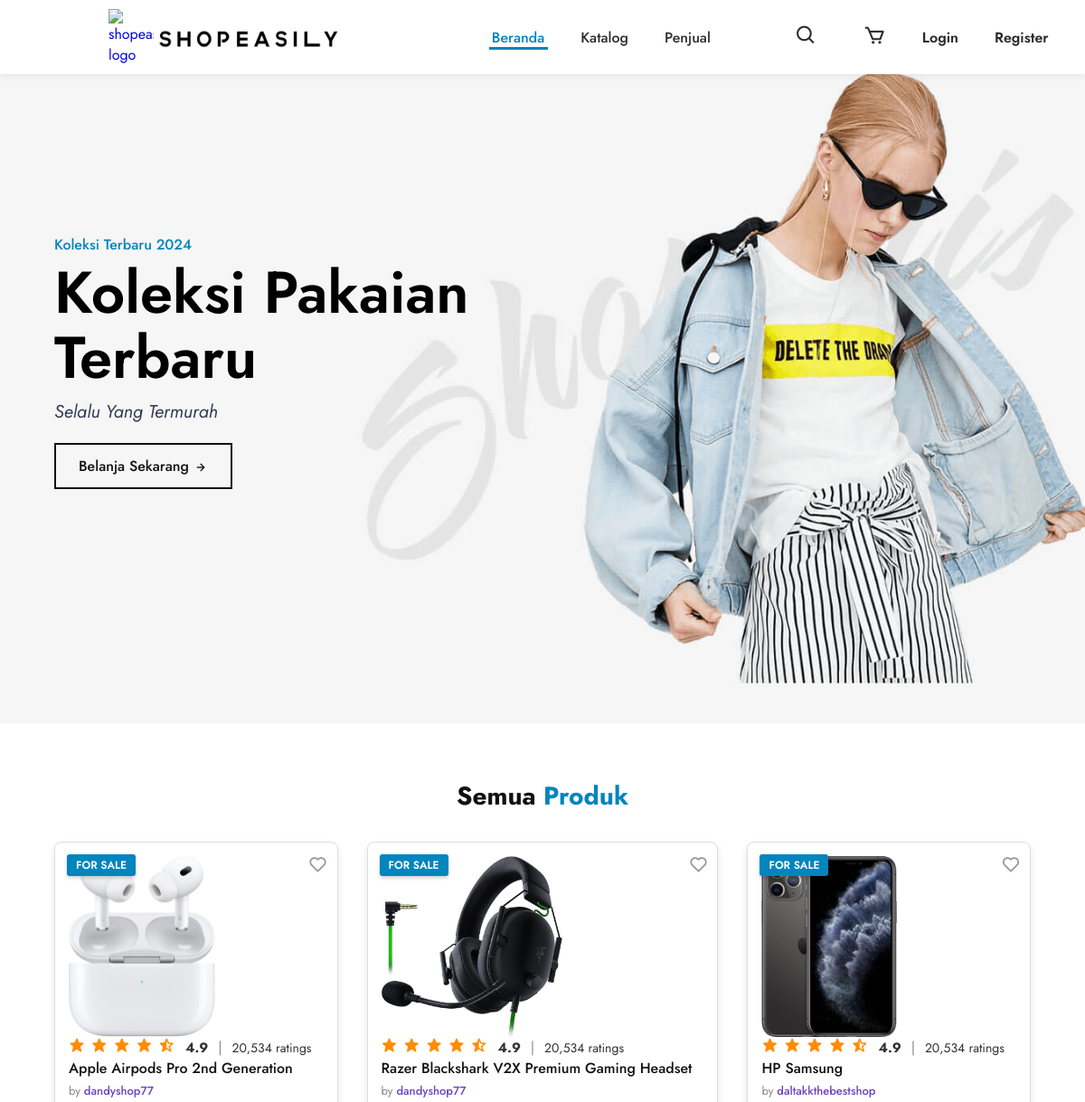
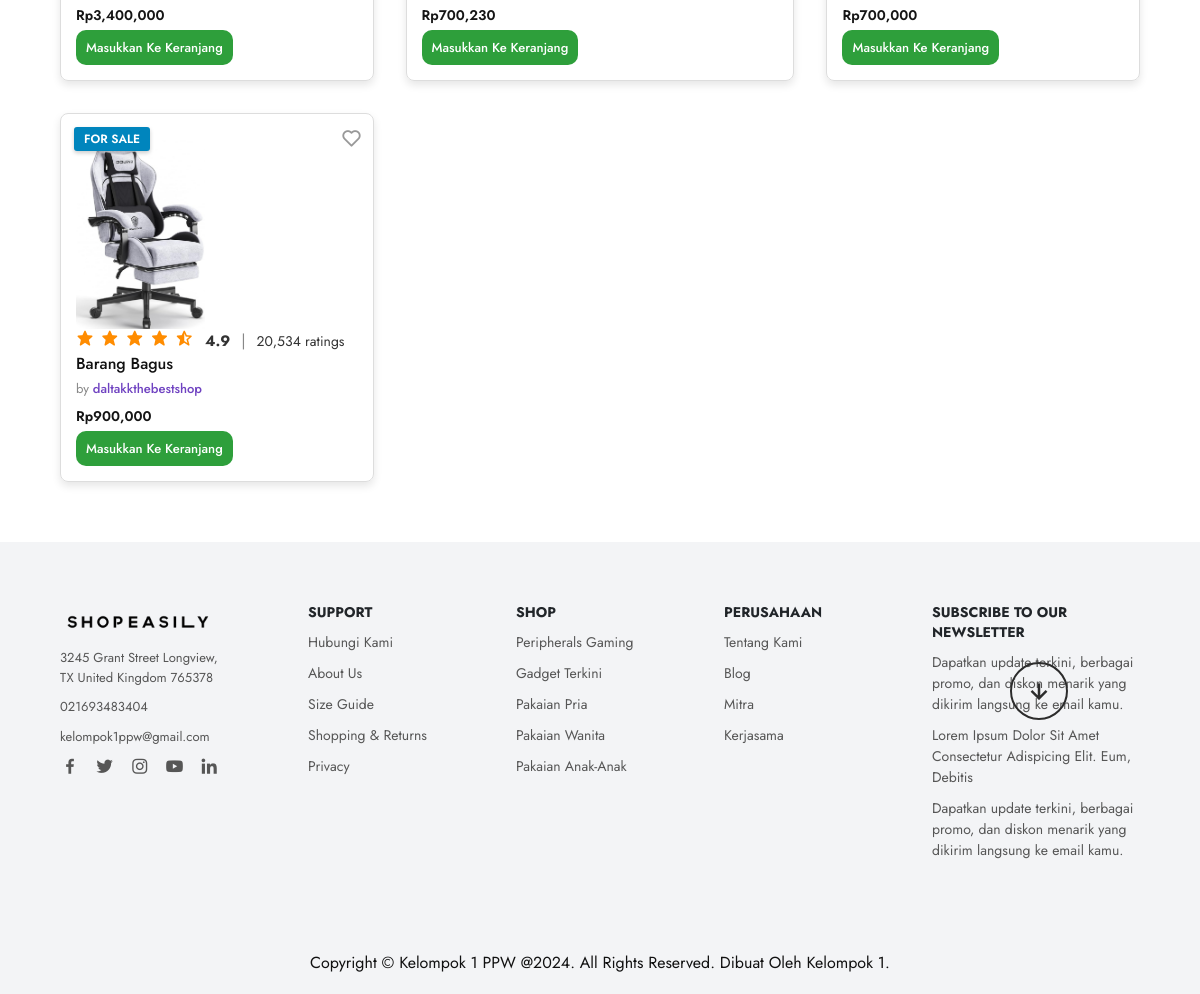
The page / on the database its author committed (2 pictures, top to bottom).
### tables this page shows
CREATE TABLE `produk` (
  `idProduk` smallint(50) NOT NULL,
  `kategoriProduk` varchar(200) NOT NULL,
  `namaPenjual` varchar(500) NOT NULL,
  `namaProduk` varchar(500) NOT NULL,
  `descProduk` varchar(500) NOT NULL,
  `hargaProduk` varchar(500) NOT NULL,
  `fotoProduk` varchar(500) NOT NULL,
  `quantity` smallint(50) NOT NULL
);

### database/database.php (called while the page is built, shortened)
<?php
function all_table($conn, $table, $search_term = "")
{
    $sql = "SELECT * FROM $table";
    $sql .= " ORDER BY idProduk ASC";
    $stmt = $conn->prepare($sql);
    $stmt->execute();
    $result = $stmt->get_result();
    if ($result && $result->num_rows > 0) {
        return $result->fetch_all(MYSQLI_ASSOC);
    } else {
        return [];
    }
}
?>

### index.php (the view, shortened to what this page needs)
<?php
include "database/database.php";
include "database/connect.php";
$data = all_table($conn, "produk");
?>
<!DOCTYPE html>
<html lang="en">
<head>
    <link rel="stylesheet" type="text/css" href="assets/css/index.css" />
    <link href='https://unpkg.com/boxicons@latest/css/boxicons.min.css' rel='stylesheet'>
    <link href="https://db.onlinewebfonts.com/c/48656eabd3fef6464367d956315c749a?family=Electronic+Arts+Text"
        rel="stylesheet">
    <link href="https://db.onlinewebfonts.com/c/cb2c6807809e3f956c87a1773338186e?family=Electronic+Arts+Text+Bold"
        rel="stylesheet">
    <link href="https://db.onlinewebfonts.com/c/e770a9e3ae1a8be2089472bc6391f697?family=Electronic+Arts+Display"
        rel="stylesheet">
</head>
<body>
    <header class="header" id="header">
        <a href="index.php" class="logo">
            <img src="assets/branding/shopeasily-logo-big.png" alt="shopeasily-logo" class="shopeasily-logo">
            <img src="assets/branding/shopeasily-name-big.png" alt="shopeasily-brand" class="shopeasily-brand">
        </a>
        <ul class="navmenu">
            <li class="homeNavButton">
                <a href="index.php">
                    Beranda
                </a>
            </li>
            <li class="catalogNavButton">
                <a href="catalog.php">
                    Katalog
                </a>
            </li>
            <li class="sellerpageNavButton">
                <a href="<?php if (!isset($_SESSION['userId'])) {
                    echo "login.php";
                } else {
                    echo "seller.php";
                } ?>">
                    Penjual
                </a>
            </li>
            <div class="active-tab-indicator-line">
            </div>
        </ul>
        <div class="nav-icon">
            <div class="box">
                <form action="search_results.php" class="search-for-products" method="POST">
                    <button type="submit" class="search-icon-container-submit">
                        <i class="bx bx-search">
                        </i>
                    </button>
                </form>
            </div>
            <a href="<?php if (!isset($_SESSION['userId'])) {
                echo "login.php";
            } else {
                echo "cart.php";
            } ?>"
                class="cartNavigation">
                <i class="bx bx-cart">
                </i>
            </a>
            <?php if (!isset($_SESSION['userId'])) { ?>
                <a href="login.php" class="loginNavigation">
                    <p class="loginNavigation">Login</p>
                </a>
                <a href="register.php" class="registerNavigation">
                    <p class="registerNavigation">Register</p>
                </a>
            <?php } ?>
        </div>
    </header>
    <section class="main-home">
        <div class="main-text">
            <h5>Koleksi Terbaru 2024</h5>
            <h1>Koleksi Pakaian <br> Terbaru</h1>
            <p>Selalu Yang Termurah</p>
            <a href="catalog.php" class="main-btn">Belanja Sekarang <i class="bx bx-right-arrow-alt"></i></a>
        </div>
        <div class="down-arrow">
            <a href="#allproducts" class="down">
                <i class="bx bx-down-arrow-alt">
                </i>
            </a>
        </div>
    </section>
    <section class="all-products" id="allproducts">
        <div class="center-text">
            <h2>Semua <span>Produk</span></h2>
        </div>
        <div class="products">
            <?php foreach ($data as $row) { ?>
                <?php $idProdukValue = $row["idProduk"]?>
                <div class="row">
                    <a href="<?php echo "product_details.php?idProdukValue=$idProdukValue"?>" class="product-details-link">
                        <div class="product-listing-image-container">
                            <img src="assets/upload/<?php echo $row['fotoProduk']; ?>" alt="gambar-produk-1">
                        </div>
                    </a>
                    <div class="product-text">
                        <h5>For Sale</h5>
                    </div>
                    <div class="heart-icon">
                        <i class="bx bx-heart">
                        </i>
                    </div>
                    <div class="rating">
                        <i class="bx bxs-star"></i>
                        <i class="bx bxs-star"></i>
                        <i class="bx bxs-star"></i>
                        <i class="bx bxs-star"></i>
                        <i class="bx bxs-star-half"></i>
                        <span class="rating-number">4.9</span>
                        <span class="divider">|</span>
                        <a href="<?php echo "product_details.php?idProdukValue=$idProdukValue"?>">20,534 ratings</a>
                    </div>
                    <a href="<?php echo "product_details.php?idProdukValue=$idProdukValue"?>" class="product-details-link">
                        <div class="price">
                            <h4><?php echo $row['namaProduk']; ?></h4>
                            <small>by <span><?php echo $row['namaPenjual'] ?></span></small>
                            <p><?php echo "Rp", number_format($row['hargaProduk']); ?></p>
                        </div>
                    </a>
                    <div class="add-to-cart-button-container">
                        <form action="database/funcproduk.php" method="post" class="add-to-cart-btn-form-container"
                            enctype="multipart/form-data">
                            <button type="submit" class="add-to-cart-btn">
                                Masukkan Ke Keranjang
                            </button>
                        </form>
                    </div>
                </div>
            <?php } ?>
        </div>
    </section>
    <footer>
        <section class="contact">
            <div class="contact-info">
                <div class="first-info">
                    <img src="assets/branding/shopeasily-name.png" alt="logo-nama">
                    <p>3245 Grant Street Longview, <br> TX United Kingdom 765378</p>
                    <p>021693483404</p>
                    <p>kelompok1ppw@gmail.com</p>
                    <div class="social-icon">
                        <a href="https://www.facebook.com" target="_blank"><i class="bx bxl-facebook"></i></a>
                        <a href="https://x.com/home" target="_blank"><i class="bx bxl-twitter"></i></a>
                        <a href="https://www.instagram.com/" target="_blank"><i class="bx bxl-instagram"></i></a>
                        <a href="https://www.youtube.com/" target="_blank"><i class="bx bxl-youtube"></i></a>
                        <a href="https://www.linkedin.com/" target="_blank"><i class="bx bxl-linkedin"></i></a>
                    </div>
                </div>
                <div class="second-info">
                    <h4>Support</h4>
                    <p>Hubungi Kami</p>
                    <p>About Us</p>
                    <p>Size Guide</p>
                    <p>Shopping & Returns</p>
                    <p>Privacy</p>
                </div>
                <div class="third-info">
                    <h4>Shop</h4>
                    <p>Peripherals Gaming</p>
                    <p>Gadget Terkini</p>
                    <p>Pakaian Pria</p>
                    <p>Pakaian Wanita</p>
                    <p>Pakaian Anak-Anak</p>
                </div>
                <div class="fourth-info">
                    <h4>Perusahaan</h4>
                    <p>Tentang Kami</p>
                    <p>Blog</p>
                    <p>Mitra</p>
                    <p>Kerjasama</p>
                </div>
                <div class="fifth-info">
                    <h4>Subscribe to our newsletter</h4>
                    <p>Dapatkan update terkini, berbagai promo, dan diskon menarik yang dikirim langsung ke email kamu.
                    </p>
                    <p>Lorem Ipsum Dolor Sit Amet Consectetur Adispicing Elit. Eum, Debitis</p>
                    <p>Dapatkan update terkini, berbagai promo, dan diskon menarik yang dikirim langsung ke email kamu.
                    </p>
                </div>
            </div>
        </section>
        <div class="end-text">
            <p>Copyright © Kelompok 1 PPW @2024. All Rights Reserved. Dibuat Oleh Kelompok 1.</p>
        </div>
    </footer>
</body>
</html>

### rows shown on the page
produk: $idProdukValue 1 (drawn), fotoProduk (picture), namaProduk "Apple Airpods Pro 2nd Generation", namaPenjual "dandyshop77", hargaProduk "3,400,000"
produk: $idProdukValue 4 (drawn), fotoProduk (picture), namaProduk "Razer Blackshark V2X Premium Gaming Headset", namaPenjual "dandyshop77", hargaProduk "700,230"
produk: $idProdukValue 5 (drawn), fotoProduk (picture), namaProduk "HP Samsung", namaPenjual "daltakkthebestshop", hargaProduk "700,000"
produk: $idProdukValue 6 (drawn), fotoProduk (picture), namaProduk "Barang Bagus", namaPenjual "daltakkthebestshop", hargaProduk "900,000"
